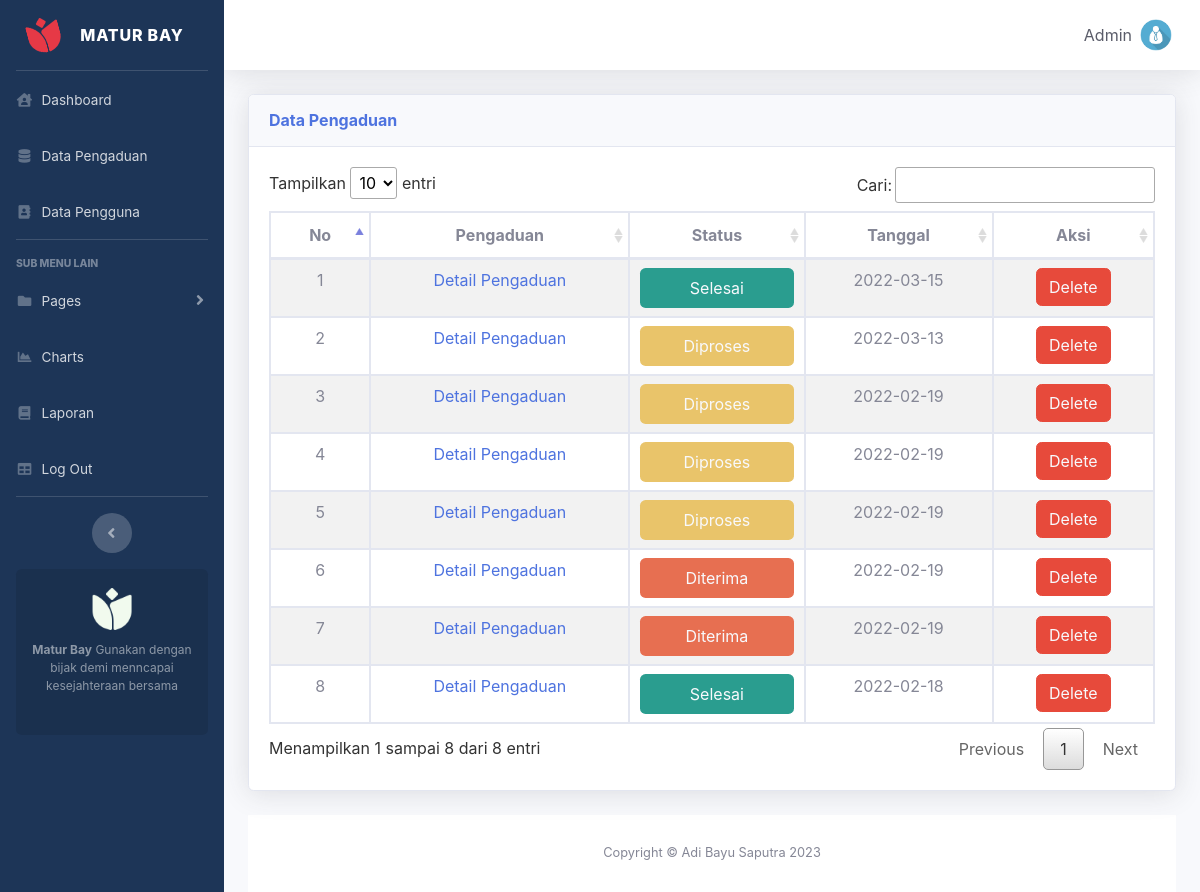
Page /view/admin/pengaduanadmin.php?id_pengguna=21 (signed in) on the committed database.
### tables this page shows
CREATE TABLE `tb_pengaduan` (
  `id_pengaduan` int(5) NOT NULL,
  `pengaduan` varchar(999) NOT NULL,
  `tgl_pengaduan` date DEFAULT NULL,
  `gambar` varchar(123) NOT NULL,
  `id_pengguna` int(11) NOT NULL,
  `status` varchar(50) NOT NULL
);

### view/admin/pengaduanadmin.php (the view, shortened to what this page needs)
<?php
$id_pengguna = $_GET["id_pengguna"];
?>
<?php
if ($_SESSION['level'] == "User") {
?>
    <script language="JavaScript">
        alert('Anda Tidak Mempunyai Akses Dihalaman Ini!!');
        document.location = '../user/dashboarduser.php';
    </script>
<?php
};include 'header.php';
?>
                <div class="container-fluid">
                    <div class="row">
                        <div class="col-xl-12 col-lg-7">
                            <div class="card shadow mb-4">
                                <div
                                    class="card-header py-3 d-flex flex-row align-items-center justify-content-between">
                                    <h6 class="m-0 font-weight-bold text-primary">Data Pengaduan</h6>
                                </div>
                                <div class="card-body">
                                    <div class="chart-area">
                                <div style="width: 100%;margin: 0px auto;">
            <div class="content">
            <table width="100%" id="tabel" class="table table-striped table table-bordered text-center" cellspacing="0" >
                    <thead>
                        <th>No</th>
                        <th>Pengaduan</th>
                        <th>Status</th>
                        <th>Tanggal</th>
                        <th>Aksi</th>
                    </thead>
                    <tbody>
                        <?php
                        include "../../back/koneksi/koneksi.php";
                        $SqlQuery = mysqli_query($koneksi, "SELECT * FROM tb_pengaduan INNER JOIN tb_pengguna ON tb_pengaduan.id_pengguna = tb_pengguna.id_pengguna WHERE tb_pengaduan.id_pengguna = $id_pengguna ORDER BY tb_pengaduan.tgl_pengaduan DESC ");
                        $no =  1;
                        while ($row = mysqli_fetch_array($SqlQuery)) {
                            if ($row['status'] === 'Diterima') {
                               $background_color = 'rgba(231, 111, 81, 1)';
                            }
                            else if( $row['status'] === 'Diproses')
                            {
                          $background_color = 'rgba(233, 196, 106, 1)';
                            }
                            else if ($row['status'] === 'Selesai')
                            {
                           $background_color = 'rgba(42, 157, 143, 1)';
                        };
                        ?>
                            <tr>
                                <td>
                                    <?php echo $no++ ?>
                                </td>
                                <td>
                                    <a class="info" href="../../view/admin/infoadmin.php?id=<?php echo $row['id_pengaduan']; ?>">Detail Pengaduan</a>
                                </td>
                                <td>
                                <div  id="" class="status  fw-bolder rounded-1 text-center">
                                        <span id="status" class="p-2 rounded text-light d-flex justify-content-center align-item-center"  style='background-color: <?= $background_color ?>;' >
                                    <?php echo $row['status']; ?>
                                    </span>
                                    </div>
                                </td>
                                <td>
                                    <?php echo $row['tgl_pengaduan']; ?>
                                </td>
                                <td>
                                    <button class="btn btn-danger">
                                    <a class="balas text-decoration-none text-light fw-semibold" href="../../back/pengaduan/hapuspengaduan.php?id=<?php echo $row['id_pengaduan']; ?>">Delete</a>
                                    </button>
                                </td>
                            </tr>
                        <?php
                        }
                        ?>
                    </tbody>
                </table>
            </div>
        </div>
    </div>
</div>
            </div>
<?php include 'footer.php';?>

### rows in the picture
tb_pengaduan: status "Selesai", tgl_pengaduan "2022-03-15"
tb_pengaduan: status "Diproses", tgl_pengaduan "2022-03-13"
tb_pengaduan: status "Diproses", tgl_pengaduan "2022-02-19"
tb_pengaduan: status "Diproses", tgl_pengaduan "2022-02-19"
tb_pengaduan: status "Diproses", tgl_pengaduan "2022-02-19"
tb_pengaduan: status "Diterima", tgl_pengaduan "2022-02-19"
tb_pengaduan: status "Diterima", tgl_pengaduan "2022-02-19"
tb_pengaduan: status "Selesai", tgl_pengaduan "2022-02-18"
